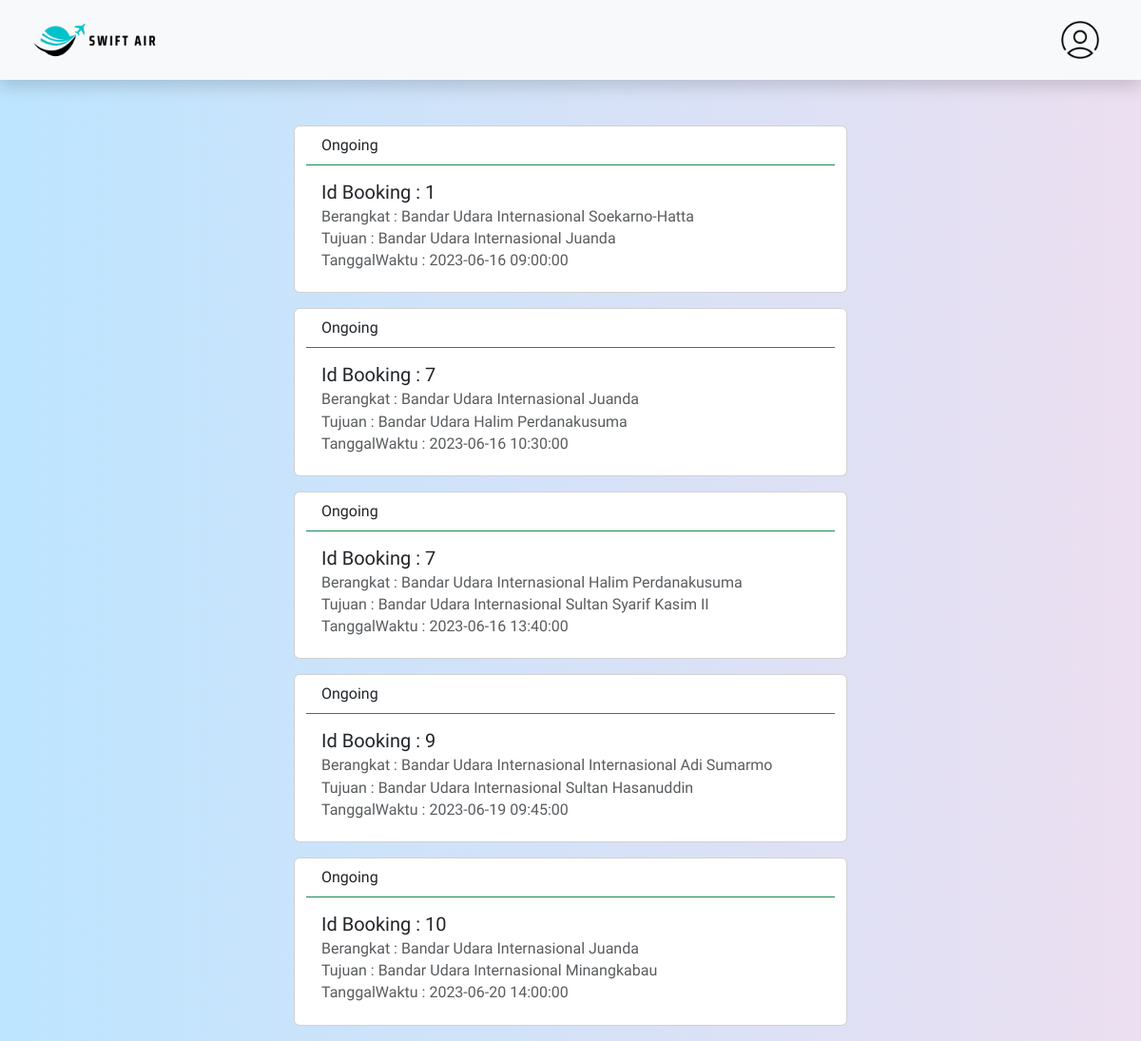
Page /daftar_pemesanan.php on the committed database.
### tables this page shows
CREATE TABLE Reservasi (
    R_ID INT AUTO_INCREMENT PRIMARY KEY,
    R_Jumlah_Kursi INT,
    R_Tanggal DATE,
    Ad_ID INT,
    Pm_ID INT,
    Pn_ID INT,
    Pb_ID INT,
    FOREIGN KEY (Ad_ID) REFERENCES Admin(Ad_ID),
    FOREIGN KEY (Pm_ID) REFERENCES Pemesan(Pm_ID),
    FOREIGN KEY (Pn_ID) REFERENCES Penerbangan(Pn_ID),
    FOREIGN KEY (Pb_ID) REFERENCES Pembayaran(Pb_ID)
);

CREATE TABLE jadwal_penerbangan (
    Jp_ID INT AUTO_INCREMENT PRIMARY KEY,
    Jp_Tanggal_Waktu_Departure DATETIME NOT NULL,
    Jp_Tanggal_Waktu_Arrival DATETIME NOT NULL,
    Jp_Bandara_Asal VARCHAR(100) NOT NULL,
    Jp_Bandara_Tujuan VARCHAR(100) NOT NULL,
    Pe_ID INT,
    B_ID CHAR(3),
    Pn_ID INT,
    FOREIGN KEY (Pe_ID) REFERENCES pesawat(Pe_ID),
    FOREIGN KEY (B_ID) REFERENCES bandara(B_ID),
    FOREIGN KEY (Pn_ID) REFERENCES penerbangan(Pn_ID)
);

### daftar_pemesanan.php (the view, shortened to what this page needs)
<?php
    include("config.php");
    $username = 'user1';
    $sql = "SELECT * FROM pemesan WHERE Pm_Username = '$username'";
    $query = mysqli_query($db, $sql);
    while($row = mysqli_fetch_array($query)){
        $pmid = $row['Pm_ID'];
    }
    $sql = "SELECT * FROM reservasi r JOIN pemesan p ON (p.Pm_ID = r.Pm_ID) JOIN jadwal_penerbangan jp ON (r.Pn_ID = jp.Pn_ID) WHERE p.Pm_ID = '$pmid'";
    $query = mysqli_query($db, $sql);
?>
<!DOCTYPE html>
<html>
<head>
    <link href="https://cdn.jsdelivr.net/npm/bootstrap@5.3.0-alpha1/dist/css/bootstrap.min.css" rel="stylesheet">
    <link rel="stylesheet" href="assets/pembayaran.css">
</head>
<body>
    <header>
        <nav class="navbar shadow p-3 mb-5 bg-body-tertiary">
            <div class="container-fluid">
                <a class="navbar-brand" href="dashboard.php">
                    <img src="images/logo_tulisan.png" alt="logo" class="logo-image">
                </a>
                <a class="navbar-brand" href="manage_acc.php">
                    <img src="images/Male User.png" alt="logo" class="user-image">
                </a>
            </div>
        </nav>
    </header>
    <div class="container">
        <div class="col-md-6 mx-auto centered-card">
            <?php
            while($row = mysqli_fetch_array($query)){
            ?>
            <div class= "row">
                <div class="card mb-3" style="width: 50rem;">
                    <?php
                    if(time()- strtotime($row['Jp_Tanggal_Waktu_Departure'])>0){
                        echo "<div class='card-header bg-transparent border-danger'> Finished</div>";
                    } else{
                        echo "<div class='card-header bg-transparent border-success'> Ongoing</div>";
                    }
                    ?>
                    <div class="card-body">
                        <h5 class="card-title">Id Booking : <?php echo $row['R_ID']; ?> </h5>
                        <h6 class="card-subtitle mb-2 text-body-secondary">Berangkat : <?php echo $row['Jp_Bandara_Asal']; ?></h6>
                        <h6 class="card-subtitle mb-2 text-body-secondary">Tujuan : <?php echo $row['Jp_Bandara_Tujuan']; ?></h6>
                        <h6 class="card-subtitle mb-2 text-body-secondary">TanggalWaktu : <?php echo $row['Jp_Tanggal_Waktu_Departure']; ?></h6>
                    </div>
                </div>
            </div>
            <?php } ?>
        </div>
    </div>
</body>
</html>

### assets/pembayaran.css (style rules this page uses)
* { margin: 0; padding: 0; box-sizing: border-box; font-family: 'Ubuntu', sans-serif; }
body { background: linear-gradient(to right, #bde5ff, #ecdff1); background-size: cover; background-position: center; }
.logo-image { width: 150px; height: auto; }
.user-image { width: 40px; height: auto; }

### rows in the picture
reservasi: R_ID "1", jadwal_penerbangan.Jp_Bandara_Asal "Bandar Udara Internasional Soekarno-Hatta", jadwal_penerbangan.Jp_Bandara_Tujuan "Bandar Udara Internasional Juanda", jadwal_penerbangan.Jp_Tanggal_Waktu_Departure "2023-06-16 09:00:00"
reservasi: R_ID "7", jadwal_penerbangan.Jp_Bandara_Asal "Bandar Udara Internasional Juanda", jadwal_penerbangan.Jp_Bandara_Tujuan "Bandar Udara Halim Perdanakusuma", jadwal_penerbangan.Jp_Tanggal_Waktu_Departure "2023-06-16 10:30:00", jadwal_penerbangan.Jp_Bandara_Asal "Bandar Udara Internasional Halim Perdanakusuma", jadwal_penerbangan.Jp_Bandara_Tujuan "Bandar Udara Internasional Sultan Syarif Kasim II", jadwal_penerbangan.Jp_Tanggal_Waktu_Departure "2023-06-16 13:40:00"
reservasi: R_ID "9", jadwal_penerbangan.Jp_Bandara_Asal "Bandar Udara Internasional Internasional Adi Sumarmo", jadwal_penerbangan.Jp_Bandara_Tujuan "Bandar Udara Internasional Sultan Hasanuddin", jadwal_penerbangan.Jp_Tanggal_Waktu_Departure "2023-06-19 09:45:00"
reservasi: R_ID "10", jadwal_penerbangan.Jp_Bandara_Asal "Bandar Udara Internasional Juanda", jadwal_penerbangan.Jp_Bandara_Tujuan "Bandar Udara Internasional Minangkabau", jadwal_penerbangan.Jp_Tanggal_Waktu_Departure "2023-06-20 14:00:00"
